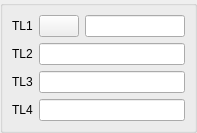
<ui version="4.0" >
 <class>MeasureGUI_1Sel3LineEdit_QTD</class>
 <widget class="QWidget" name="MeasureGUI_1Sel3LineEdit_QTD" >
  <property name="geometry" >
   <rect>
    <x>0</x>
    <y>0</y>
    <width>196</width>
    <height>132</height>
   </rect>
  </property>
  <property name="windowTitle" >
   <string/>
  </property>
  <layout class="QGridLayout" >
   <property name="leftMargin" >
    <number>0</number>
   </property>
   <property name="topMargin" >
    <number>0</number>
   </property>
   <property name="rightMargin" >
    <number>0</number>
   </property>
   <property name="bottomMargin" >
    <number>0</number>
   </property>
   <property name="horizontalSpacing" >
    <number>6</number>
   </property>
   <property name="verticalSpacing" >
    <number>6</number>
   </property>
   <item row="0" column="0" >
    <widget class="QGroupBox" name="GroupBox1" >
     <property name="title" >
      <string/>
     </property>
     <layout class="QGridLayout" >
      <property name="leftMargin" >
       <number>9</number>
      </property>
      <property name="topMargin" >
       <number>9</number>
      </property>
      <property name="rightMargin" >
       <number>9</number>
      </property>
      <property name="bottomMargin" >
       <number>9</number>
      </property>
      <property name="horizontalSpacing" >
       <number>6</number>
      </property>
      <property name="verticalSpacing" >
       <number>6</number>
      </property>
      <item row="3" column="1" colspan="2" >
       <widget class="QLineEdit" name="LineEdit4" />
      </item>
      <item row="2" column="1" colspan="2" >
       <widget class="QLineEdit" name="LineEdit3" />
      </item>
      <item row="1" column="1" colspan="2" >
       <widget class="QLineEdit" name="LineEdit2" />
      </item>
      <item row="2" column="0" >
       <widget class="QLabel" name="TextLabel3" >
        <property name="text" >
         <string>TL3</string>
        </property>
       </widget>
      </item>
      <item row="3" column="0" >
       <widget class="QLabel" name="TextLabel4" >
        <property name="text" >
         <string>TL4</string>
        </property>
       </widget>
      </item>
      <item row="1" column="0" >
       <widget class="QLabel" name="TextLabel2" >
        <property name="text" >
         <string>TL2</string>
        </property>
       </widget>
      </item>
      <item row="0" column="1" >
       <widget class="QPushButton" name="PushButton1" >
        <property name="sizePolicy" >
         <sizepolicy vsizetype="Fixed" hsizetype="Fixed" >
          <horstretch>0</horstretch>
          <verstretch>0</verstretch>
         </sizepolicy>
        </property>
        <property name="text" >
         <string/>
        </property>
       </widget>
      </item>
      <item row="0" column="0" >
       <widget class="QLabel" name="TextLabel1" >
        <property name="text" >
         <string>TL1</string>
        </property>
       </widget>
      </item>
      <item row="0" column="2" >
       <widget class="QLineEdit" name="LineEdit1" >
        <property name="minimumSize" >
         <size>
          <width>100</width>
          <height>0</height>
         </size>
        </property>
       </widget>
      </item>
     </layout>
    </widget>
   </item>
  </layout>
 </widget>
 <tabstops>
  <tabstop>PushButton1</tabstop>
  <tabstop>LineEdit1</tabstop>
  <tabstop>LineEdit2</tabstop>
  <tabstop>LineEdit3</tabstop>
  <tabstop>LineEdit4</tabstop>
 </tabstops>
 <resources/>
 <connections/>
</ui>
